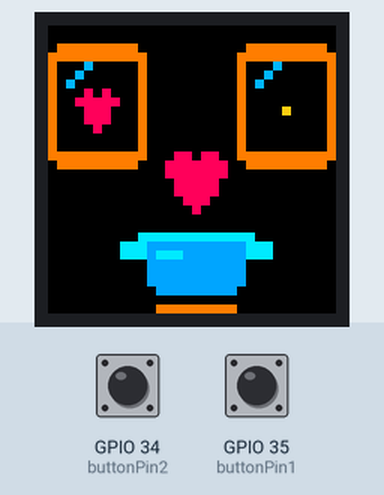
This sketch was run on a simulated ESP32. On the bench: 32×32 colour display. Inputs (shaded band) come from the test bench; at power-on: GPIO 34 (buttonPin2) LOW, GPIO 35 (buttonPin1) LOW. What the sketch prints to the serial monitor is not drawn.

Above: at 1.2 s.
1.3 s: GPIO 34 (buttonPin2) pulled HIGH for 0.15 s
At 1.65 s:
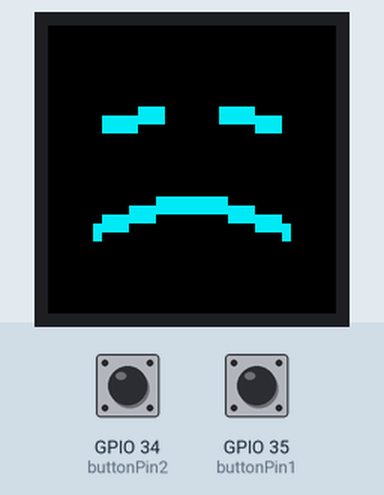
2.0 s: GPIO 35 (buttonPin1) pulled HIGH for 0.15 s
At 2.58 s:
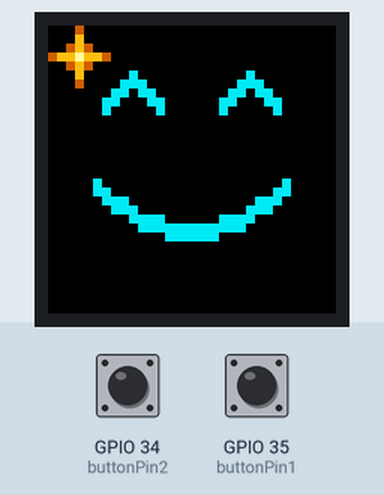
2.7 s: GPIO 34 (buttonPin2) pulled HIGH for 1 s
At 4.21 s:
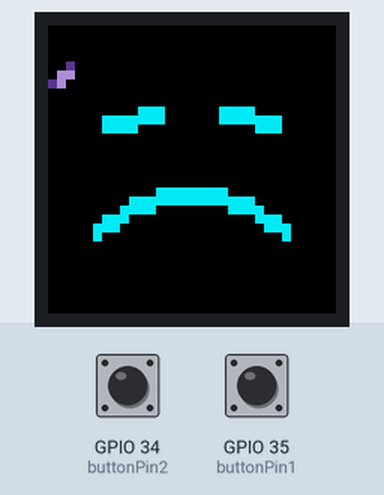
4.3 s: GPIO 35 (buttonPin1) pulled HIGH for 1 s
At 6.05 s:
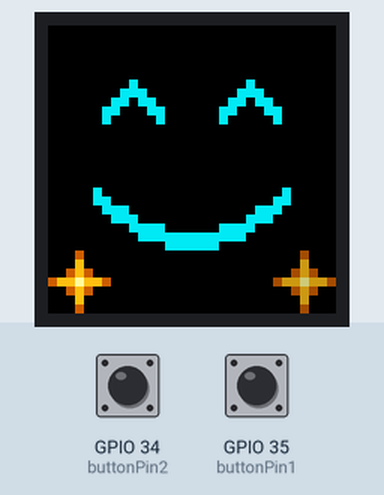
Timing chart, 0 to 6.9 s (numbered marks = the images above; inputs shaded):
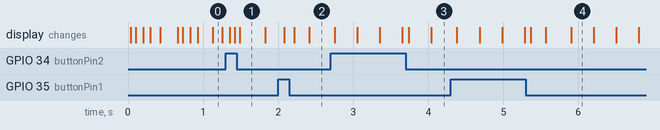

The sketch:

before.ino
```cpp
// --- CUSTOM PXMATRIX PINS: PRESERVED FROM YOUR SKETCH ---
#define P_R1 13
#define P_G1 27
#define P_B1 26
#define P_R2 13
#define P_G2 27
#define P_B2 26

#define PxMATRIX_DOUBLE_BUFFER true

#include <PxMatrix.h>
#include <math.h>

// ------------------------- Matrix wiring -------------------------
#define P_LAT 22
#define P_A   19
#define P_B   23
#define P_C   18
#define P_D   5
#define P_OE  16

PxMATRIX display(32, 32, P_LAT, P_OE, P_A, P_B, P_C, P_D);

// ------------------------- Display refresh -------------------------
hw_timer_t *displayTimer = nullptr;
portMUX_TYPE timerMux = portMUX_INITIALIZER_UNLOCKED;

void IRAM_ATTR display_updater() {
  portENTER_CRITICAL_ISR(&timerMux);
  display.display(10);
  portEXIT_CRITICAL_ISR(&timerMux);
}

// ------------------------- Buttons -------------------------
const int buttonPin1 = 35;
const int buttonPin2 = 34;

// External pull-ups: released = HIGH, pressed = LOW.
const unsigned long DEBOUNCE_MS = 30;

struct Button {
  int pin;
  byte rawState;
  byte stableState;
  unsigned long changedAt;
};

// Explicit declarations for Arduino's sketch preprocessor.
void initializeButton(Button &button);
bool buttonPressed(Button &button, unsigned long now);

Button greenButton = {buttonPin1, HIGH, HIGH, 0};
Button blueButton = {buttonPin2, HIGH, HIGH, 0};

enum Scene {
  POND,
  HAPPY,
  SAD
};

Scene currentScene = POND;

unsigned long effectStarted = 0;
unsigned long lastFrame = 0;

const unsigned long FRAME_INTERVAL_MS = 33;
const unsigned long EFFECT_DURATION_MS = 3500UL;

// ------------------------- Button functions -------------------------
void initializeButton(Button &button) {
  pinMode(button.pin, INPUT);

  button.rawState = digitalRead(button.pin);
  button.stableState = button.rawState;
  button.changedAt = millis();
}

bool buttonPressed(Button &button, unsigned long now) {
  byte reading = digitalRead(button.pin);

  if (reading != button.rawState) {
    button.rawState = reading;
    button.changedAt = now;
  }

  if (reading != button.stableState &&
      now - button.changedAt >= DEBOUNCE_MS) {
    button.stableState = reading;
    return reading == LOW;
  }

  return false;
}

// ------------------------- Drawing helpers -------------------------
float smoothProgress(float value) {
  if (value < 0.0f) value = 0.0f;
  if (value > 1.0f) value = 1.0f;

  return value * value * (3.0f - 2.0f * value);
}

void drawGlint(int x, int y, uint16_t color) {
  display.drawPixel(x, y, color);
  display.drawPixel(x - 1, y, color);
  display.drawPixel(x + 1, y, color);
  display.drawPixel(x, y - 1, color);
  display.drawPixel(x, y + 1, color);
}

// ------------------------- Effect 1: Happy with golden stars -------------------------
void effect1(unsigned long now) {
  unsigned long elapsed = now - effectStarted;

  uint16_t cyan = display.color565(0, 235, 245);
  display.fillScreen(display.color565(0, 0, 0));

  // Smile is present immediately.
  float expression = smoothProgress(elapsed / 250.0f);
  float smileDepth = 3.0f + 2.0f * expression;

  // Happy rise, then gentle settling.
  float lift = 0.0f;

  if (elapsed < 220UL) {
    lift = 2.0f * smoothProgress(elapsed / 220.0f);
  } else if (elapsed < 800UL) {
    lift = 2.0f *
           (1.0f - smoothProgress(
               (elapsed - 220UL) / 580.0f));
  }

  int offsetY = -(int)roundf(lift);

  // Slow contented blink.
  float eyeOpenness = 1.0f;

  if (elapsed >= 1400UL && elapsed < 1520UL) {
    eyeOpenness = 1.0f -
        smoothProgress((elapsed - 1400UL) / 120.0f);
  } else if (elapsed >= 1520UL && elapsed < 1780UL) {
    eyeOpenness = 0.0f;
  } else if (elapsed >= 1780UL && elapsed < 1940UL) {
    eyeOpenness =
        smoothProgress((elapsed - 1780UL) / 160.0f);
  }

  const int eyeCenters[2] = {9, 22};
  int eyeY = 10 + offsetY;
  int archHeight = (int)roundf(3.0f * eyeOpenness);

  for (int eye = 0; eye < 2; eye++) {
    int ex = eyeCenters[eye];

    if (archHeight == 0) {
      display.fillRect(ex - 3, eyeY, 7, 2, cyan);
    } else {
      for (int thickness = 0; thickness < 2; thickness++) {
        display.drawLine(
            ex - 3, eyeY + thickness,
            ex, eyeY - archHeight + thickness,
            cyan);

        display.drawLine(
            ex, eyeY - archHeight + thickness,
            ex + 3, eyeY + thickness,
            cyan);
      }
    }
  }

  // Continuous, two-pixel-thick smile.
  int previousX = 0;
  int previousY = 0;

  for (int column = 0; column < 22; column++) {
    int x = 5 + column;
    float u = (column - 10.5f) / 10.5f;

    int y = 19 + offsetY +
            (int)roundf(
                smileDepth * (1.0f - u * u));

    for (int thickness = 0; thickness < 2; thickness++) {
      if (column == 0) {
        display.drawPixel(x, y + thickness, cyan);
      } else {
        display.drawLine(
            previousX, previousY + thickness,
            x, y + thickness,
            cyan);
      }
    }

    previousX = x;
    previousY = y;
  }

  // Star sprite:
  // 0 = black space, 1 = amber, 2 = gold, 3 = pale center.
  //
  // Long points and a broad center make the silhouette
  // read as a star rather than an isolated bright dot.
  static const uint8_t star[7][7] = {
    {0, 0, 0, 1, 0, 0, 0},
    {0, 0, 0, 2, 0, 0, 0},
    {0, 0, 1, 2, 1, 0, 0},
    {1, 2, 2, 3, 2, 2, 1},
    {0, 0, 1, 2, 1, 0, 0},
    {0, 0, 0, 2, 0, 0, 0},
    {0, 0, 0, 1, 0, 0, 0}
  };

  // Five safe positions, separated from the face.
  static const uint8_t starX[5] = {3, 28, 3, 28, 16};
  static const uint8_t starY[5] = {3, 28, 28, 3, 3};

  // Twelve appearances, staggered around the face.
  const int STAR_COUNT = 12;

  static const unsigned long starStart[STAR_COUNT] = {
     120UL,  300UL,  480UL,  660UL,
     840UL, 1020UL, 1200UL, 1380UL,
    1560UL, 1740UL, 1920UL, 2100UL
  };

  const unsigned long STAR_DURATION_MS = 420UL;

  for (int i = 0; i < STAR_COUNT; i++) {
    if (elapsed < starStart[i]) {
      continue;
    }

    unsigned long age = elapsed - starStart[i];

    if (age >= STAR_DURATION_MS) {
      continue;
    }

    // Appear as a complete star, hold, then fade.
    // Never shrink into a lone pixel.
    float brightness = 1.0f;

    if (age >= 200UL) {
      brightness = 1.0f -
          smoothProgress((age - 200UL) / 220.0f);
    }

    uint16_t colors[4];
    colors[0] = 0;

    colors[1] = display.color565(
        (uint8_t)roundf(200.0f * brightness),
        (uint8_t)roundf(95.0f * brightness),
        0);

    colors[2] = display.color565(
        (uint8_t)roundf(255.0f * brightness),
        (uint8_t)roundf(190.0f * brightness),
        (uint8_t)roundf(20.0f * brightness));

    colors[3] = display.color565(
        (uint8_t)roundf(255.0f * brightness),
        (uint8_t)roundf(250.0f * brightness),
        (uint8_t)roundf(155.0f * brightness));

    int position = i % 5;
    int left = starX[position] - 3;
    int top = starY[position] - 3;

    for (int sy = 0; sy < 7; sy++) {
      for (int sx = 0; sx < 7; sx++) {
        uint8_t shade = star[sy][sx];

        if (shade != 0) {
          display.drawPixel(
              left + sx, top + sy, colors[shade]);
        }
      }
    }
  }
}


// ------------------------- Effect 2: Sad face with falling petals -------------------------
void effect2(unsigned long now) {
  unsigned long elapsed = now - effectStarted;

  uint16_t cyan = display.color565(0, 235, 245);
  display.fillScreen(display.color565(0, 0, 0));

  float expression = smoothProgress(elapsed / 450.0f);
  float frownDepth = 3.0f + 1.5f * expression;

  // Entire face sits two pixels higher, with a gentle sinking motion.
  int offsetY = -2 + (int)roundf(
      smoothProgress(elapsed / 850.0f));

  // Slow, weary blink.
  float eyeOpenness = 1.0f;

  if (elapsed >= 900UL && elapsed < 1060UL) {
    eyeOpenness = 1.0f -
        smoothProgress((elapsed - 900UL) / 160.0f);
  } else if (elapsed >= 1060UL && elapsed < 1360UL) {
    eyeOpenness = 0.0f;
  } else if (elapsed >= 1360UL && elapsed < 1580UL) {
    eyeOpenness =
        smoothProgress((elapsed - 1360UL) / 220.0f);
  }

  int eyeY = 11 + offsetY;
  int droop = (int)roundf(eyeOpenness);

  // Restrained, two-pixel-thick eyes.
  for (int thickness = 0; thickness < 2; thickness++) {
    display.drawLine(
        6, eyeY + 1 + thickness,
        12, eyeY + 1 - droop + thickness,
        cyan);

    display.drawLine(
        19, eyeY + 1 - droop + thickness,
        25, eyeY + 1 + thickness,
        cyan);
  }

  // Continuous, two-pixel-thick frown.
  int previousX = 0;
  int previousY = 0;

  for (int column = 0; column < 22; column++) {
    int x = 5 + column;
    float u = (column - 10.5f) / 10.5f;

    int y = 24 + offsetY -
            (int)roundf(
                frownDepth * (1.0f - u * u));

    for (int thickness = 0; thickness < 2; thickness++) {
      if (column == 0) {
        display.drawPixel(x, y + thickness, cyan);
      } else {
        display.drawLine(
            previousX, previousY + thickness,
            x, y + thickness,
            cyan);
      }
    }

    previousX = x;
    previousY = y;
  }

  // ------------------------- Tears -------------------------
  static const unsigned long tearStart[2] = {
    1150UL, 1950UL
  };

  const unsigned long TEAR_DURATION_MS = 1100UL;

  for (int i = 0; i < 2; i++) {
    if (elapsed < tearStart[i]) {
      continue;
    }

    unsigned long age = elapsed - tearStart[i];

    if (age >= TEAR_DURATION_MS) {
      continue;
    }

    float progress = age / (float)TEAR_DURATION_MS;
    float fall = progress * progress;

    int outward = (int)roundf(3.0f * progress);
    int x = i == 0 ? 6 - outward : 25 + outward;

    int y = 13 + offsetY +
            (int)roundf(6.0f * fall);

    float brightness = 1.0f;

    if (age < 120UL) {
      brightness = smoothProgress(age / 120.0f);
    } else if (age > 800UL) {
      brightness = 1.0f -
          smoothProgress((age - 800UL) / 300.0f);
    }

    uint16_t tearBlue = display.color565(
        (uint8_t)roundf(40.0f * brightness),
        (uint8_t)roundf(125.0f * brightness),
        (uint8_t)roundf(255.0f * brightness));

    uint16_t tearLight = display.color565(
        (uint8_t)roundf(150.0f * brightness),
        (uint8_t)roundf(225.0f * brightness),
        (uint8_t)roundf(255.0f * brightness));

    display.drawPixel(x, y, tearBlue);
    display.drawPixel(x, y + 1, tearBlue);
    display.drawFastHLine(x - 1, y + 2, 3, tearBlue);
    display.drawPixel(x, y + 3, tearBlue);
    display.drawPixel(x, y + 2, tearLight);
  }

  // ------------------------- Falling petals -------------------------
  // Two hand-shaped poses: a diagonal petal and a turned petal.
  // 0 = empty, 1 = violet shading, 2 = pale lavender.
  static const uint8_t petalSprites[2][5][5] = {
    {
      {0, 0, 0, 0, 0},
      {0, 0, 0, 1, 0},
      {0, 0, 2, 2, 0},
      {0, 1, 2, 0, 0},
      {0, 0, 0, 0, 0}
    },
    {
      {0, 0, 0, 0, 0},
      {0, 0, 1, 0, 0},
      {0, 2, 2, 1, 0},
      {0, 0, 2, 0, 0},
      {0, 0, 0, 0, 0}
    }
  };

  const int PETAL_COUNT = 4;
  const unsigned long PETAL_DURATION_MS = 1900UL;

  static const unsigned long petalStart[PETAL_COUNT] = {
    80UL, 430UL, 900UL, 1350UL
  };

  for (int i = 0; i < PETAL_COUNT; i++) {
    if (elapsed < petalStart[i]) {
      continue;
    }

    unsigned long age = elapsed - petalStart[i];

    if (age >= PETAL_DURATION_MS) {
      continue;
    }

    float progress = age / (float)PETAL_DURATION_MS;

    // Keep petals in narrow outer lanes, away from the face.
    bool leftSide = (i % 2) == 0;

    float sway = sinf(
        progress * 6.2831853f + i * 1.7f);

    int centerX = leftSide
        ? 1 + (int)roundf(0.6f * sway)
        : 30 + (int)roundf(0.6f * sway);

    int centerY = 1 + (int)roundf(29.0f * progress);

    // Turn occasionally instead of flashing between poses.
    int pose = ((age / 380UL) + i) % 2;
    bool mirror = (i % 2) != 0;

    float brightness = 0.85f;

    if (age < 160UL) {
      brightness *= smoothProgress(age / 160.0f);
    } else if (age > 1500UL) {
      brightness *= 1.0f -
          smoothProgress((age - 1500UL) / 400.0f);
    }

    uint16_t petalShade = display.color565(
        (uint8_t)roundf(105.0f * brightness),
        (uint8_t)roundf(65.0f * brightness),
        (uint8_t)roundf(175.0f * brightness));

    uint16_t petalLight = display.color565(
        (uint8_t)roundf(205.0f * brightness),
        (uint8_t)roundf(165.0f * brightness),
        (uint8_t)roundf(245.0f * brightness));

    for (int sy = 0; sy < 5; sy++) {
      for (int sx = 0; sx < 5; sx++) {
        int sourceX = mirror ? 4 - sx : sx;
        uint8_t shade = petalSprites[pose][sy][sourceX];

        if (shade == 0) {
          continue;
        }

        int px = centerX + sx - 2;
        int py = centerY + sy - 2;

        if (px < 0 || px >= 32 || py < 0 || py >= 32) {
          continue;
        }

        display.drawPixel(
            px, py,
            shade == 1 ? petalShade : petalLight);
      }
    }
  }
}


// ------------------------- Rest: Everything is on fire -------------------------
void restState(unsigned long now) {
  // Reflected care: one cooking heart, echoed in warm wooden mirrors.
  static bool initialized = false;
  static unsigned long previousTime = 0;
  static unsigned long animationTime = 0;
  static unsigned long arrivalTime = 0;
  unsigned long step = 33UL;
  if (initialized) {
    unsigned long gap = now - previousTime;
    step = gap <= 200UL ? gap : 33UL;
  } else {
    initialized = true;
  }
  previousTime = now;
  animationTime = (animationTime + step) % 48000UL;
  if (arrivalTime < 3000UL) arrivalTime = min(3000UL, arrivalTime + step);

  const float TAU = 6.28318530718f;
  float beat = TAU * (animationTime % 2400UL) / 2400.0f;
  float echo = 0.45f * (1.0f - cosf(TAU * (animationTime % 16000UL) / 16000.0f));

  uint16_t black = display.color565(0, 0, 0);
  uint16_t wood = display.color565(255, 125, 0);
  uint16_t glass = display.color565(0, 180, 255);
  uint16_t pink = display.color565(255, 0, 95);
  uint16_t gold = display.color565(255, 205, 20);
  uint16_t pot = display.color565(0, 165, 255);
  uint16_t rim = display.color565(0, 235, 255);

  display.fillScreen(black);

  // Two wood-framed mirrors; their black interiors leave room for reflections.
  for (int i = 0; i < 2; i++) {
    int x = i == 0 ? 0 : 21;
    display.fillRoundRect(x, 2, 11, 14, 2, wood);
    display.fillRect(x + 1, 4, 9, 10, black);
    display.drawLine(x + 2, 6, x + 4, 4, glass);
  }

  // A broad cooking pot anchors the scene in a kitchen.
  display.fillRect(11, 24, 11, 5, pot);
  display.fillRect(12, 29, 9, 1, pot);
  display.drawFastHLine(10, 23, 13, rim);
  display.fillRect(8, 24, 3, 2, rim);
  display.fillRect(22, 24, 3, 2, rim);
  display.drawFastHLine(12, 25, 3, rim);

  // Warm stove below, with black separating it from the pot.
  display.drawFastHLine(12, 31, 9, wood);

  static const char heart[6][8] = {
    "0110110",
    "1111111",
    "1111111",
    "0111110",
    "0011100",
    "0001000"
  };

  auto drawHeart = [&](float cx, float cy, float scale, uint16_t color) {
    if (scale <= 0.05f) return;
    for (int y = 0; y < 32; y++) {
      for (int x = 0; x < 32; x++) {
        int sx = (int)floorf((x - cx) / scale + 3.5f);
        int sy = (int)floorf((y - cy) / scale + 3.0f);
        if (sx >= 0 && sx < 7 && sy >= 0 && sy < 6 && heart[sy][sx] == '1') {
          display.drawPixel(x, y, color);
        }
      }
    }
  };

  // The main heart rises gently from the cooking pot.
  float pulse = 0.5f + 0.5f * sinf(beat);
  drawHeart(16.0f, 17.5f - pulse, 1.0f + 0.20f * pulse, pink);

  // Reflections appear in sequence, then repeatedly find a shared rhythm.
  if (arrivalTime >= 350UL) {
    float reveal = smoothProgress((arrivalTime - 350UL) / 500.0f);
    float reflectedPulse = 0.5f + 0.5f * sinf(beat - echo);
    drawHeart(5.0f, 9.0f, reveal * (0.70f + 0.16f * reflectedPulse), pink);
  }
  if (arrivalTime >= 1000UL) {
    float reveal = smoothProgress((arrivalTime - 1000UL) / 500.0f);
    float reflectedPulse = 0.5f + 0.5f * sinf(beat - 2.0f * echo);
    drawHeart(26.0f, 9.0f, reveal * (0.70f + 0.16f * reflectedPulse), gold);
  }
}

// ------------------------- Setup -------------------------
void setup() {
  Serial.begin(115200);

  pinMode(P_OE, OUTPUT);
  digitalWrite(P_OE, LOW);

  initializeButton(greenButton);
  initializeButton(blueButton);

  display.begin(16);
  display.setBrightness(255);
  display.clearDisplay();

  // Preserve your working refresh settings.
  displayTimer = timerBegin(0, 80, true);
  timerAttachInterrupt(displayTimer, &display_updater, true);
  timerAlarmWrite(displayTimer, 1000, true);
  timerAlarmEnable(displayTimer);

  effectStarted = millis();
  lastFrame = effectStarted;

  Serial.println("Ready: koi pond");
}

// ------------------------- Main loop -------------------------
void loop() {
  unsigned long now = millis();

  bool greenPressed = buttonPressed(greenButton, now);
  bool bluePressed = buttonPressed(blueButton, now);

  // Each press starts or restarts its effect.
  // Simultaneous press events are ignored.
  if (greenPressed && !bluePressed) {
    currentScene = HAPPY;
    effectStarted = now;

    Serial.println("Green: happy for 3.5 seconds");
  } else if (bluePressed && !greenPressed) {
    currentScene = SAD;
    effectStarted = now;

    Serial.println("Blue: sad for 3.5 seconds");
  }

  // Return to the pond when the effect finishes.
  if (currentScene != POND &&
      now - effectStarted >= EFFECT_DURATION_MS) {
    currentScene = POND;

    Serial.println("Rest: koi pond");
  }

  if (now - lastFrame >= FRAME_INTERVAL_MS) {
    lastFrame = now;

    // Draw into the hidden buffer.
    switch (currentScene) {
      case HAPPY:
        effect1(now);
        break;

      case SAD:
        effect2(now);
        break;

      case POND:
      default:
        restState(now);
        break;
    }

    // Display the completed frame.
    portENTER_CRITICAL(&timerMux);
    display.showBuffer();
    portEXIT_CRITICAL(&timerMux);
  }

  delay(1);
}
```
